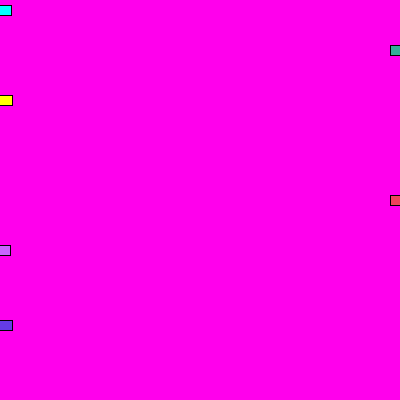
Frame 1 (no input)
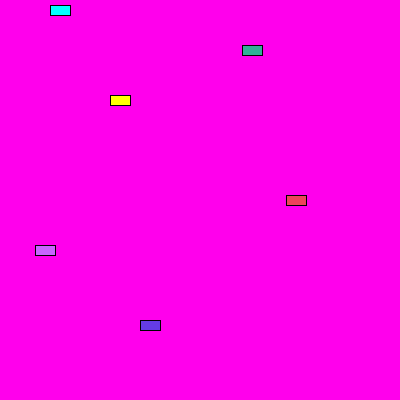
Frame 60 (the mouse pressed at the canvas centre just before this capture)
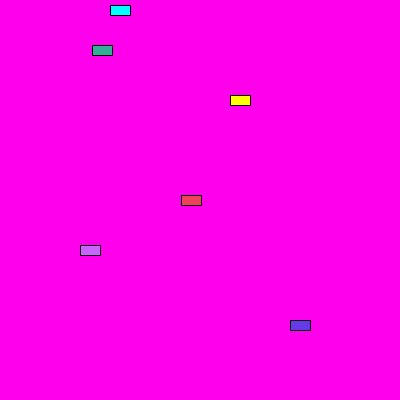
Frame 120 (the mouse held since frame 60 and released just before this capture)

The Processing sketch that drew these frames (run headless with seeded random() and noise(); from frame 60 on, the mouse is pressed at the canvas centre):

// Processing sketch: processing_103363
// ── processing_103363.pde

//Summer Smith
//July 8, 2013
//project: cars
//reference: http://processing.org/tutorials/objects/ amd DMA

Car myCar1;
Car myCar2; 
Car myCar3;
Car myCar4;
Car myCar5;
Car myCar6;

void setup() {
  size(400,400);
  // Parameters go inside the parentheses when the object is constructed.
  myCar1 = new Car(color(255,255,0),0,100,2); 
  myCar2 = new Car(color(0,255,255),0,10,1);
  myCar3 = new Car(color(238, 66, 90),0,200,-1.75);
  myCar4 = new Car(color(100, 60, 230),0,325,2.5);
  myCar5 = new Car(color(200, 100, 255),0,250,0.75);
  myCar6 = new Car(color(50, 175, 150),0, 50, -2.5);
}

void draw() {
  background(255, 0, 236);
  myCar1.drive();
  myCar1.display();
  myCar2.drive();
  myCar2.display();
  myCar3.drive();
  myCar3.display();
  myCar4.drive();
  myCar4.display();
  myCar5.drive();
  myCar5.display();
  myCar6.drive();
  myCar6.display();
}

// Even though there are multiple objects, we still only need one class. 
// No matter how many cookies we make, only one cookie cutter is needed.
class Car { 
  color c;
  float xpos;
  float ypos;
  float xspeed;

  // The Constructor is defined with arguments.
  Car(color tempC, float tempXpos, float tempYpos, float tempXspeed) { 
    c = tempC;
    xpos = tempXpos;
    ypos = tempYpos;
    xspeed = tempXspeed;
  }

  void display() {
    stroke(0);
    fill(c);
    rectMode(CENTER);
    rect(xpos,ypos,20,10);
  }

  void drive() {
    xpos = xpos + xspeed;
    if (xpos > width){ 
      xpos = 0;
    }
    if(xpos < 0) {
      xpos = 400;
    }
  }
}
